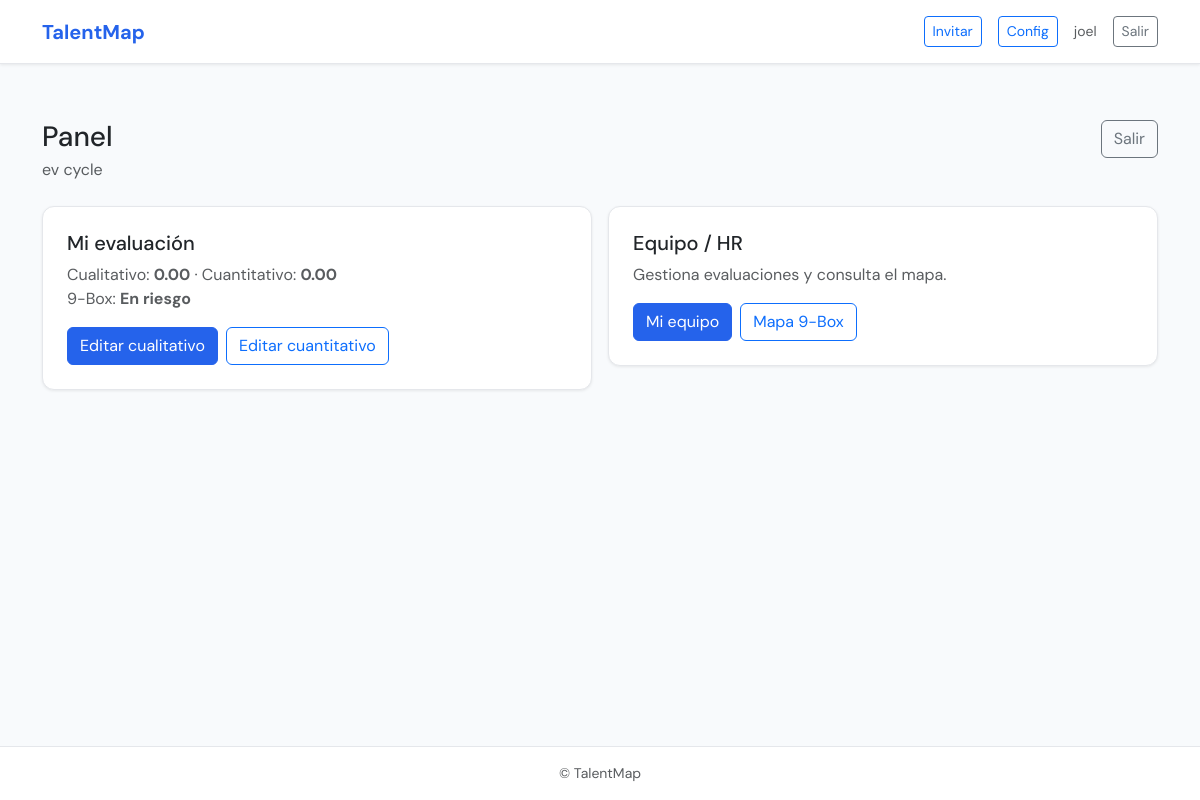
The page /evaluations/1/ (signed in) on the database as committed earlier.
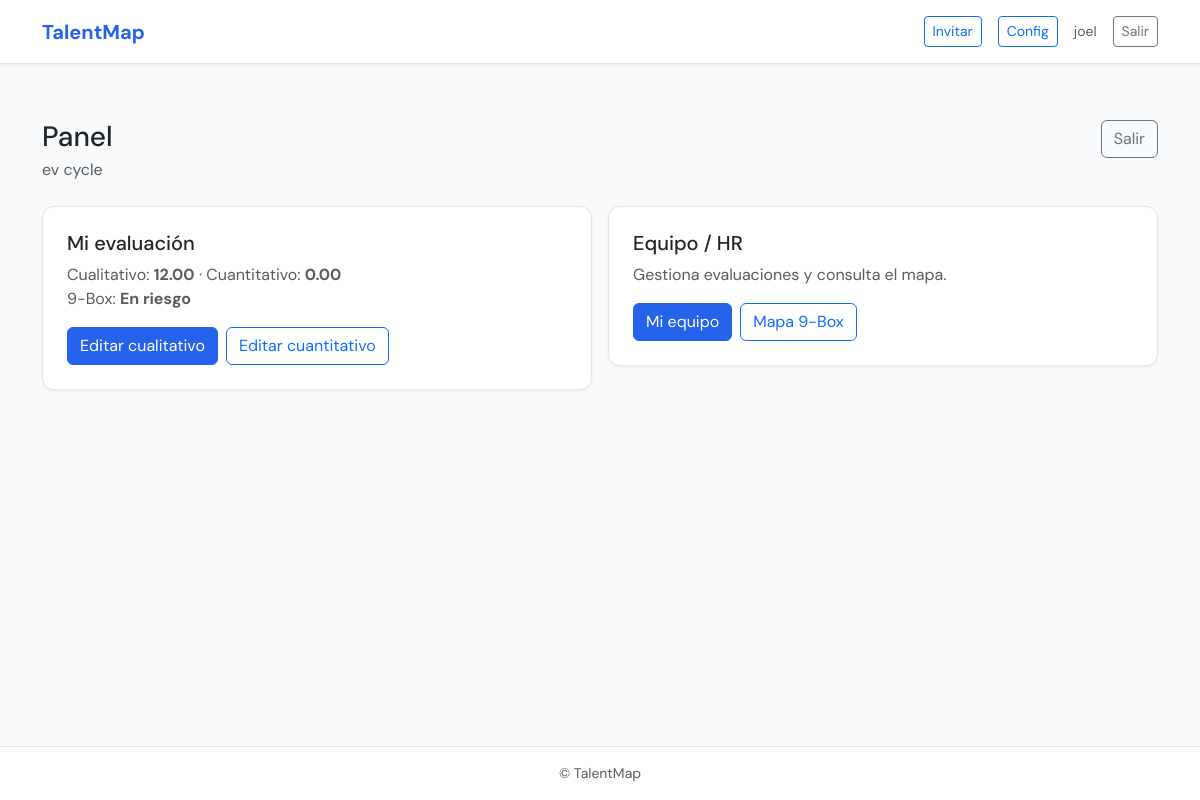
The same page on the database as committed later.
### evaluations/models.py (models this page shows, shortened)
class EmployeeCycleScore(models.Model):
    employee = models.ForeignKey(Employee, on_delete=models.CASCADE, related_name="cycle_scores")
    cycle = models.ForeignKey(EvaluationCycle, on_delete=models.CASCADE, related_name="employee_scores")
    qualitative_score = models.DecimalField(max_digits=6, decimal_places=2, default=0)  # 0..100
    quantitative_score = models.DecimalField(max_digits=6, decimal_places=2, default=0)  # 0..100
    qual_tercile = models.PositiveSmallIntegerField(default=1)  # 1 low, 2 mid, 3 high
    quant_tercile = models.PositiveSmallIntegerField(default=1)
    box_code = models.CharField(max_length=32, default="")  # e.g. "STAR"
    box_label = models.CharField(max_length=64, default="") # e.g. "Estrellas"
    updated_at = models.DateTimeField(auto_now=True)
    class Meta:
        unique_together = [("employee", "cycle")]
        indexes = [
            models.Index(fields=["cycle", "box_code"]),
            models.Index(fields=["cycle", "qualitative_score"]),
            models.Index(fields=["cycle", "quantitative_score"]),
        ]

### evaluations/views.py (the view)
# urls.py: path("<int:cycle_id>/", cycle_home, name="eval_home"),
@login_required
def cycle_home(request, cycle_id):
    cycle = get_object_or_404(EvaluationCycle, id=cycle_id)
    try:
        me = request.user.employee
    except Exception:
        return render(request, "evaluations/no_employee.html", {"cycle": cycle})
    my_score = EmployeeCycleScore.objects.filter(employee=me, cycle=cycle).first()
    is_manager = managed_employees_qs(request.user).exists()
    hr = is_hr(request.user)
    can_edit_me = hr or (me.manager_id and me.manager.user_id == request.user.id)
    return render(request, "evaluations/cycle_home.html", {
        "cycle": cycle,
        "me": me,
        "my_score": my_score,
        "is_manager": is_manager,
        "is_hr": hr,
        "can_edit_me": can_edit_me,
    })

### people/context_processors.py (called while the page is built)
def hr_access(request):
    return {"is_hr": is_hr(request.user) if request.user.is_authenticated else False}

### people/services/access.py (called while the page is built)
def is_hr(user) -> bool:
    return user.is_superuser or user.groups.filter(name="HR_ADMIN").exists()

def managed_employees_qs(user):
    if is_hr(user):
        return Employee.objects.all()
    try:
        me = user.employee
    except Employee.DoesNotExist:
        return Employee.objects.none()
    return Employee.objects.filter(manager=me)

### evaluations/templates/evaluations/cycle_home.html (shortened to what this page needs)
{% extends "base.html" %}
{% block content %}
<div class="container py-4">
  <div class="d-flex justify-content-between align-items-start mb-4">
    <div>
      <h3 class="mb-1">Panel</h3>
      <div class="text-muted">{{ cycle.name }}</div>
    </div>
    <div class="d-flex gap-2">
      <a class="btn btn-outline-secondary" href="{% url 'logout' %}">Salir</a>
    </div>
  </div>
  <div class="row g-3">
    <div class="col-md-6">
      <div class="card p-4">
        <h5 class="mb-2">Mi evaluación</h5>
        {% if my_score %}
          <div class="text-muted">
            Cualitativo: <strong>{{ my_score.qualitative_score }}</strong> ·
            Cuantitativo: <strong>{{ my_score.quantitative_score }}</strong><br/>
            9-Box: <strong>{{ my_score.box_label }}</strong>
          </div>
        {% else %}
          <div class="text-muted">Aún no hay score calculado para ti en este ciclo.</div>
        {% endif %}
        {% if can_edit_me %}
          <div class="d-flex gap-2 mt-3">
            <a class="btn btn-primary" href="{% url 'edit_qualitative' cycle.id me.id %}">Editar cualitativo</a>
            <a class="btn btn-outline-primary" href="{% url 'competency_picker' cycle.id me.id %}">Editar cuantitativo</a>
          </div>
        {% else %}
          <p class="text-muted small mt-2 mb-0">Solo tu superior o administrador pueden editar tu evaluación.</p>
        {% endif %}
      </div>
    </div>
    <div class="col-md-6">
      <div class="card p-4">
        <h5 class="mb-2">Equipo / HR</h5>
        {% if is_manager or is_hr %}
          <div class="text-muted">Gestiona evaluaciones y consulta el mapa.</div>
          <div class="d-flex gap-2 mt-3 flex-wrap">
            <a class="btn btn-primary" href="{% url 'team_overview' cycle.id %}">Mi equipo</a>
            <a class="btn btn-outline-primary" href="{% url 'nine_box' cycle.id %}">Mapa 9-Box</a>
          </div>
        {% else %}
          <div class="text-muted">No tienes permisos de manager/HR.</div>
        {% endif %}
      </div>
    </div>
  </div>
</div>
{% endblock %}

Rows that differ between the two databases and show on the page:
changed EmployeeCycleScore "En riesgo": qualitative_score "0.00" → "12.00"
